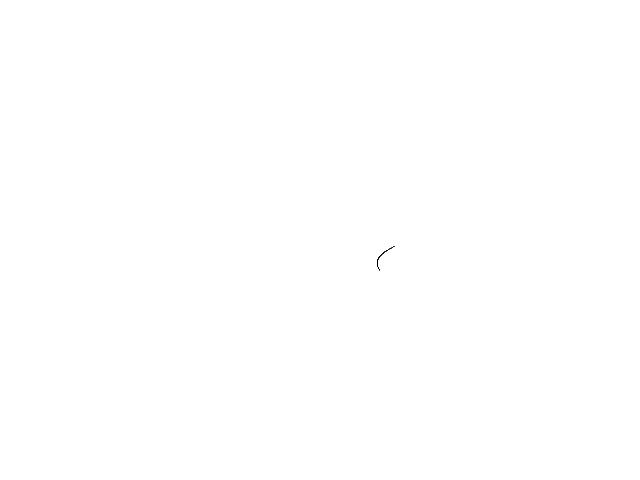
Frame 1 (no input)
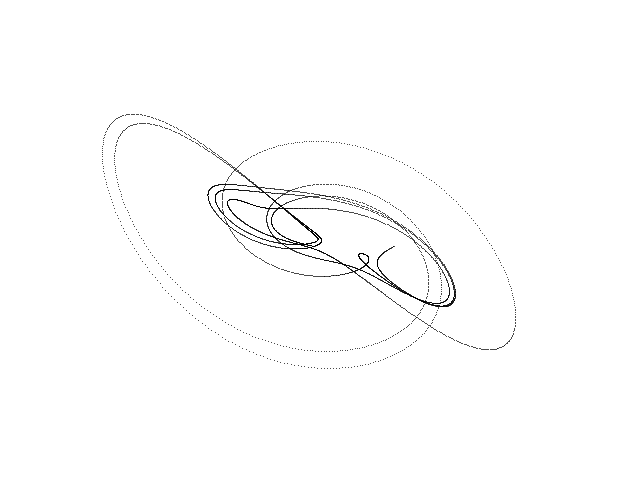
Frame 60 (the mouse pressed at the canvas centre just before this capture)
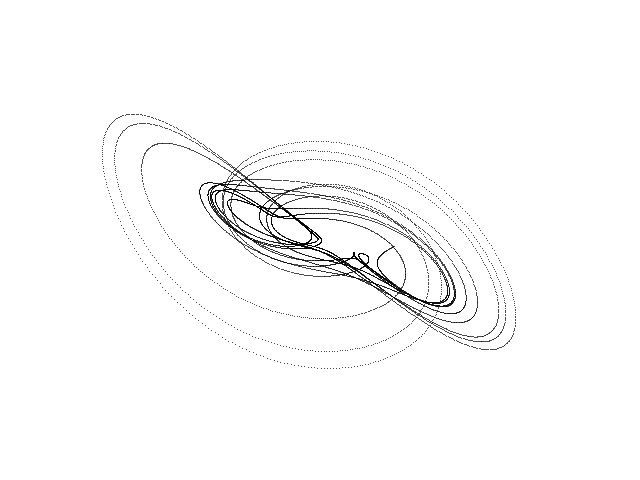
Frame 120 (the mouse held since frame 60 and released just before this capture)

The Processing sketch that drew these frames (run headless with seeded random() and noise(); from frame 60 on, the mouse is pressed at the canvas centre):

// Processing sketch: Hyperchaotic_Wang
// ── Hyperchaotic_Wang.pde
// Wang hyperchaotic attractor //

  float x = 5.0;
  float y = 1.0;
  float z = 30.0;
  float w = 1.0;
  float dt = 0.001;
  float a = 10.0;
  float b = 40.0;
  float c = 2.5;
  float d = 10.6;
  float e = 4.0;


void setup() {
  
  size(640, 480);
  background(255);
  
}

void draw() {
  
  for (int i=0; i<100; i++) {
    
    float nx = x;
    float ny = y;
    float nz = z;
    float nw = w;
    
    x = nx + dt * (a * (ny - nx));
    y = ny + dt * (-nx * nz + b * nx + nw);
    z = nz + dt * (-c * nz + e * pow(nx, 2.0));
    w = nw + dt * (-d * nx);

    point(320 + (15 * x), 240 + (6 * y));
        
  }

}
